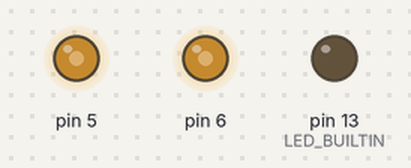
The sketch below on a simulated Arduino Uno, built with avr-gcc and run on an emulated ATmega328P. On the bench: output pins drawn as LEDs (lit = HIGH).

Above: at 0.05 s.
At 7.95 s:
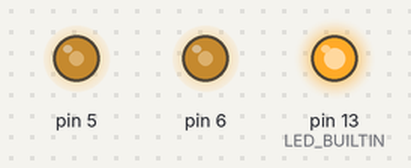
At 9.5 s:
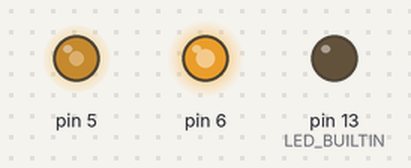
At 11.05 s:
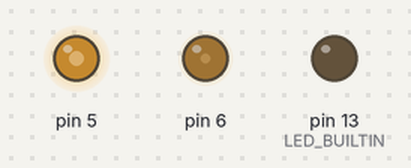
At 12.6 s:
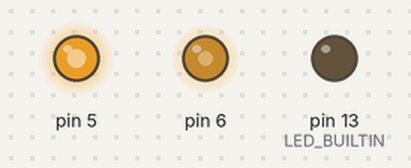
At 14.15 s:
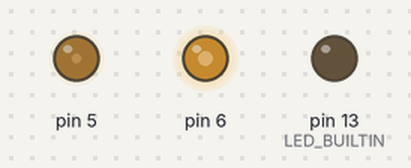
Timing chart, 0 to 18.4 s (numbered marks = the images above):
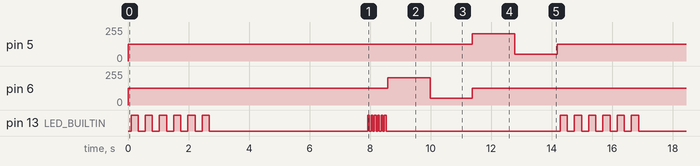

The sketch:

ki-kit_robot_car_basic.ino
```cpp
void setup(){

  pinMode(LED_BUILTIN, OUTPUT);

}


void loop(){
  stop(100);
  blinkSpeed(20);
  delay(5000);  // wait a bit to disconnect from usb before starting motors
  blinkSpeed(200);

  // this is a small test to check if the motor wiring is correct
  drive(155,0,400);   // left wheel forward
  delay(1000);
  drive(-155,0,400);  // left wheel backward
  delay(1000);
  drive(0,155,400);   // right wheel forward
  delay(1000);
  drive(0,-155,400);  // right wheel backward
  delay(1000);
}

void drive(float leftMotor, float rightMotor, int time) {
   pglu_motor(6, leftMotor);
   pglu_motor(5, rightMotor);
  delay(time);
}

void stop(int delayAfterStop){
  // set both direction and pwm to low
  pglu_motor(5,0);
  pglu_motor(6,0);
  delay(delayAfterStop);
}

// speed: -255..255
void pglu_motor(int pin, float speed){
  float sign;
  if (speed>0){
    sign = 1;
  } else {
    sign = -1;
  }
  float pglu_speed = ((min(abs(speed),255)*sign/2.55 + 100)/2)*2.55;
  analogWrite(pin, pglu_speed);
}

void blink(){
  for(int i=0; i<=5; i++){
    digitalWrite(LED_BUILTIN, HIGH);   // turn the LED on (HIGH is the voltage level)
    delay(100);                       // wait for 1/10 second
    digitalWrite(LED_BUILTIN, LOW);    // turn the LED off by making the voltage LOW
    delay(100);
  }
}

void blinkSpeed(int speed){
  for(int i=0; i<=5; i++){
    digitalWrite(LED_BUILTIN, HIGH);   // turn the LED on (HIGH is the voltage level)
    delay(255-speed);                  // wait
    digitalWrite(LED_BUILTIN, LOW);    // turn the LED off by making the voltage LOW
    delay(255-speed);
  }
}
```

Measured:
- by itself, pin 5, pin 6: repeats every 14.2 s: 205/255 1.4 s, 50/255 1.4 s, 127/255 11.4 s
- by itself, pin 13 (LED_BUILTIN): repeats every 14.2 s: HIGH 0.24 s, LOW 5.2 s, 5 × (HIGH 0.06 s, LOW 0.06 s), HIGH 0.06 s, LOW 5.8 s, 5 × (HIGH 0.24 s, LOW 0.24 s)
